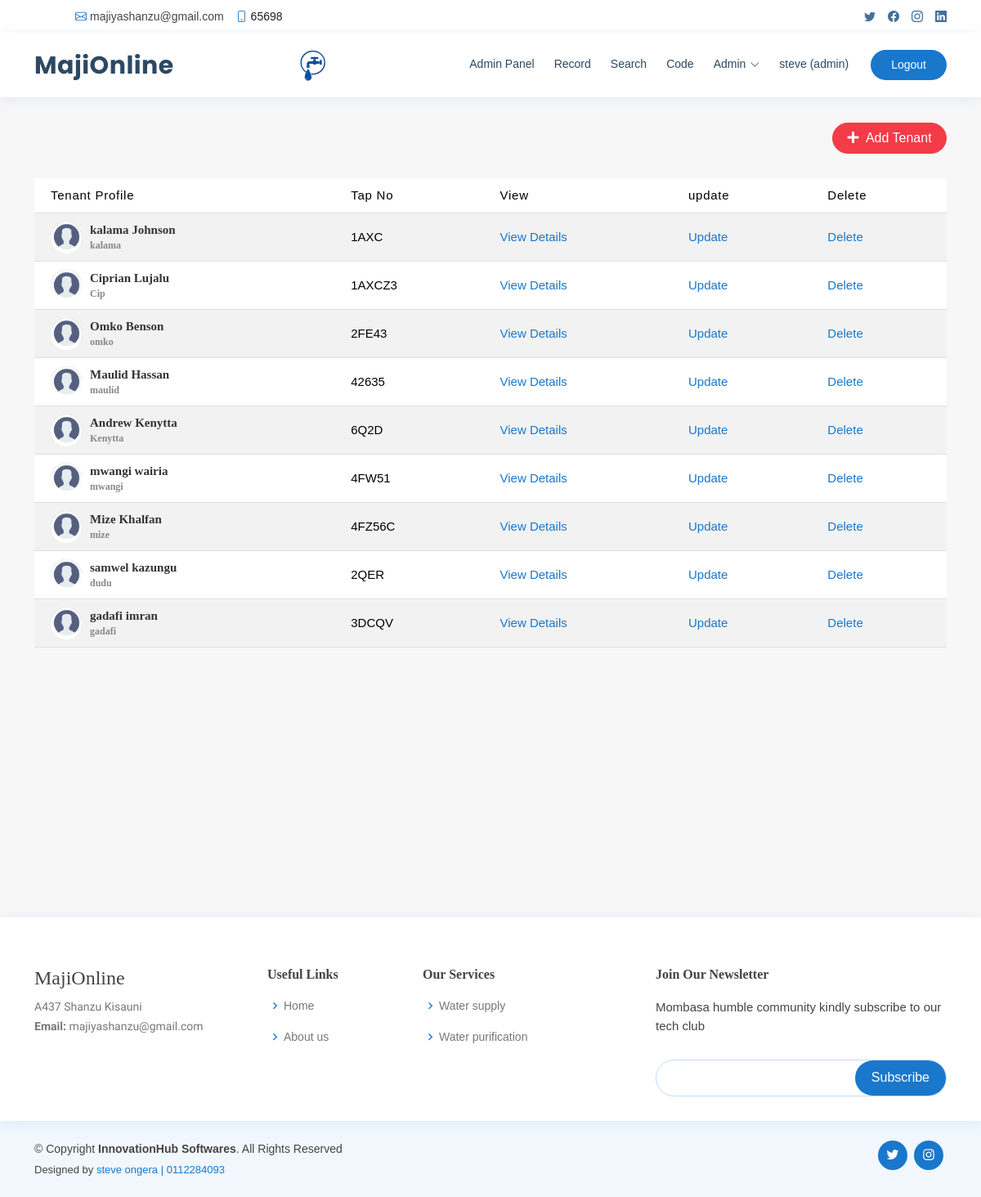
Page /tenants/ (signed in) on the committed database.
### Record/models.py (models this page shows, shortened)
class Profile(models.Model):
    USER_TYPE_CHOICES = [
        ('guest', 'Guest'),
        ('admin', 'Admin'),
        ('developer', 'Developer'),
    ]
    user = models.OneToOneField(User, on_delete=models.CASCADE)
    user_type = models.CharField(max_length=20, choices=USER_TYPE_CHOICES)

class Tenant(models.Model):
    user_name = models.CharField(max_length=100)
    identification_number = models.CharField(max_length=20, unique=True)
    first_name = models.CharField(max_length=100)
    last_name = models.CharField(max_length=100)
    email = models.EmailField()
    phone = models.CharField(max_length=20)
    address = models.TextField()
    avatar = models.ImageField(upload_to='media', default='media/avatar.svg')
    house = models.ForeignKey(House,  on_delete=models.CASCADE)
    tap_no = models.CharField(max_length=100 , null=True, blank=True)

### Record/views.py (the view)
# urls.py: path('tenants/', views.tenant_list, name='tenant_list'),
@login_required
@user_passes_test(is_admin_or_developer)
def tenant_list(request):
    tenants = Tenant.objects.all()
    context = {
        'tenants': tenants
    }
    return render(request, 'tenant_list.html', context)

### Record/views.py (called while the page is built)
def is_admin_or_developer(user):
    return user.profile.user_type in ['admin', 'developer']

### templates/tenant_list.html (shortened to what this page needs)
{% extends 'base.html' %}
{% load static %}
{% block content %}
<link href="{% static 'assets/css/style2.css'%}" rel="stylesheet">
<br>
<br>
<br>
<br>
<main id="main" class="main">
    <section class="section">
        <div class="container">
                <div class="row">
                    <div class="col-md-12">
                        <div class="col-auto float-right ml-auto">
                            <a href="{% url 'add_tenant'%}" class="btn add-btn" data-toggle="modal"  ><i class="fa fa-plus"></i> Add Tenant</a>
                        </div>
                        <br>
                        <br>
                        <br>
                        <div class="table-responsive">
                            <table class="table table-striped custom-table mb-0 datatable">
                                <thead>
                                    <tr>
                                        <th>Tenant Profile</th>
                                        <th>Tap No </th>
                                        <th>View </th>
                                        <th> update</th>
                                        <th> Delete</th>
                                    </tr>
                                </thead>
                                <tbody>
                                    <tr>
                                    {% for tenant in tenants %}
                                    <td>
                                        <h2 class="table-avatar">
                                            <a href="{% url 'tenant_detail' tenant.id %}" class="avatar"><img alt="" src="{% static 'assets/img/profile.png'%}"></a>
                                            <a href="{% url 'tenant_detail' tenant.id %}"><b>{{ tenant.first_name }} {{ tenant.last_name }}<b> <span><b>{{ tenant.user_name}}</b></span></a>
                                        </h2>
                                    <td>
                                        {{ tenant.tap_no}}
                                    </td>
                                    <td>
                                        <a href="{% url 'tenant_detail' tenant.id %}">View Details</a>
                                    </td>
                                    <td>
                                        <a href="{% url 'tenant_update' tenant.id %}">Update</a>
                                    </td>
                                    <td>
                                        <a href="{% url 'tenant_delete' tenant.id %}">Delete</a>
                                    </td>
                                   </tr>
                                    {% endfor %}
                                </tbody>
                            </table>
                        </div>
                    </div>
                </div>
            </div>
        </section>
 </main>
<br>
<br>
<br>
<br>
<br>
<br>
</body>
</html>
{% endblock%}

### templates/navbar.html (shortened to what this page needs)
{% load static %}
<div id="topbar" class="d-flex align-items-center fixed-top">
    <div class="container d-flex justify-content-between">
      <div class="contact-info d-flex align-items-center">
        <i class="bi bi-envelope"></i> <a href="mailto:majiyashanzu@gmail.com">majiyashanzu@gmail.com</a>
        <i class="bi bi-phone"></i> 65698
      </div>
      <div class="d-none d-lg-flex social-links align-items-center">
        <a href="#" class="twitter"><i class="bi bi-twitter"></i></a>
        <a href="#" class="facebook"><i class="bi bi-facebook"></i></a>
        <a href="#" class="instagram"><i class="bi bi-instagram"></i></a>
        <a href="#" class="linkedin"><i class="bi bi-linkedin"></i></i></a>
      </div>
    </div>
  </div>
  <header id="header" class="fixed-top">
    <div class="container d-flex align-items-center">
      <h1 class="logo me-auto"><a href="{% url 'home'%}">MajiOnline</a></h1>
      <a href="{% url 'home'%}" class="logo me-auto"><img src="{% static 'assets/img/logotap.png'%}" alt="xx" class="img-fluid"></a>
      <nav id="navbar" class="navbar order-last order-lg-0">
        <ul>
          {% if request.user.is_authenticated %}
          {% with profile=request.user.profile %}
          {% if profile.user_type == 'guest' %}
            <li><a class="nav-link scrollto" href="{% url 'dashboard' %}">Dashboard</a></li>
            <li><a class="nav-link scrollto" href="{% url 'maintenance_request_list' %}">Reports</a></li>
            {% elif profile.user_type == 'admin' %}
            <li><a class="nav-link scrollto" href="{% url 'admin_dashboard' %}">Admin Panel</a></li>
            <li> <a class="nav-link scrollto" href="{% url 'payment_status'%}"> Record </a> </li>
            <li> <a class="nav-link scrollto" href="{% url 'search_tenant'%}"> Search  </a> </li>
            <li> <a class="nav-link scrollto" href="{% url 'search_payment'%}"> Code  </a> </li>
            {% elif profile.user_type == 'developer' %}
            <li><a class="nav-link scrollto" href="{% url 'admin_dashboard' %}">Admin Panel</a></li>
            <li> <a class="nav-link scrollto" href="{% url 'payment_status'%}"> Record </a> </li>
            <li> <a class="nav-link scrollto" href="{% url 'search_tenant'%}"> Search  </a> </li>
            {% endif %}
            {% endwith %}
            {% endif %}
            {% if request.user.is_authenticated %}
            {% with profile=request.user.profile %}
            {% if profile.user_type == 'admin' %}
            <li class="dropdown"><a href="#"><span>Admin</span> <i class="bi bi-chevron-down"></i></a>
            </li>
            {% elif profile.user_type == 'guest' %}
            <li class="dropdown"><a href="#"><span>Tenant</span> <i class="bi bi-chevron-down"></i></a>
            </li>
            {% endif %}
            {% endwith %}
            {% endif %}
            {% if user.is_authenticated %}
          <li><a class="nav-link scrollto" href="#">{{ user.username }} ({{ user.profile.user_type }})</a></li>
                {% else %}
                    <li><a  class="getstarted scrollto" href="{% url 'login' %}">Login</a></li>
            {% endif %}
          </ul>
      </nav>
      {% if user.is_authenticated %}
      <a href="{% url 'logout'%}" class="appointment-btn scrollto">Logout</a>
      {% else %}
      <a href="{% url 'register'%}" class="appointment-btn scrollto"><span class="d-none d-md-inline"></span>Register</a>
      {% endif %}
    </div>
  </header>

### static/assets/css/style.css (style rules this page uses)
body { font-family: "Open Sans", sans-serif; color: #444444; }
a { color: #1977cc; text-decoration: none; }
h1, h2, h3, h4, h5, h6 { font-family: "Raleway", sans-serif; }
#topbar { background: #fff; height: 40px; font-size: 14px; transition: all 0.5s; z-index: 996; }
#topbar .contact-info a { line-height: 1; color: #444444; transition: 0.3s; }
#topbar .contact-info i { color: #1977cc; padding-right: 4px; margin-left: 15px; line-height: 0; }
#topbar .contact-info i:first-child { margin-left: 0; }
#topbar .social-links a { color: #437099; padding-left: 15px; display: inline-block; line-height: 1px; transition: 0.3s; }
#topbar .social-links a:first-child { border-left: 0; }
#header { background: #fff; transition: all 0.5s; z-index: 997; padding: 15px 0; top: 40px; box-shadow: 0px 2px 15px rgba(25, 119, 204, 0.1); }
#header .logo { font-size: 30px; margin: 0; padding: 0; line-height: 1; font-weight: 700; letter-spacing: 0.5px; font-family: "Poppins", sans-serif; }
#header .logo a { color: #2c4964; }
#header .logo img { max-height: 40px; }
.appointment-btn { margin-left: 25px; background: #1977cc; color: #fff; border-radius: 50px; padding: 8px 25px; white-space: nowrap; transition: 0.3s; font-size: 14px; display: inline-block; }
.navbar { padding: 0; }
.navbar ul { margin: 0; padding: 0; display: flex; list-style: none; align-items: center; }
.navbar li { position: relative; }
.navbar>ul>li { position: relative; white-space: nowrap; padding: 8px 0 8px 20px; }
.navbar a, .navbar a:focus { display: flex; align-items: center; justify-content: space-between; font-size: 14px; color: #2c4964; white-space: nowrap; transition: 0.3s; border-bottom: 2px solid #fff; padding: 5px 2px; }
.navbar a i, .navbar a:focus i { font-size: 12px; line-height: 0; margin-left: 5px; }
section { padding: 60px 0; overflow: hidden; }

### rows in the picture
Tenant: first_name "kalama", last_name "Johnson", user_name "kalama", tap_no "1AXC"
Tenant: first_name "Ciprian", last_name "Lujalu", user_name "Cip", tap_no "1AXCZ3"
Tenant: first_name "Omko", last_name "Benson", user_name "omko", tap_no "2FE43"
Tenant: first_name "Maulid", last_name "Hassan", user_name "maulid", tap_no "42635"
Tenant: first_name "Andrew", last_name "Kenytta", user_name "Kenytta", tap_no "6Q2D"
Tenant: first_name "mwangi", last_name "wairia", user_name "mwangi", tap_no "4FW51"
Tenant: first_name "Mize", last_name "Khalfan", user_name "mize", tap_no "4FZ56C"
Tenant: first_name "samwel", last_name "kazungu", user_name "dudu", tap_no "2QER"
Tenant: first_name "gadafi", last_name "imran", user_name "gadafi", tap_no "3DCQV"

### other values in the picture
{{ user.username }} "steve"
{{ user.profile.user_type }} "admin"
